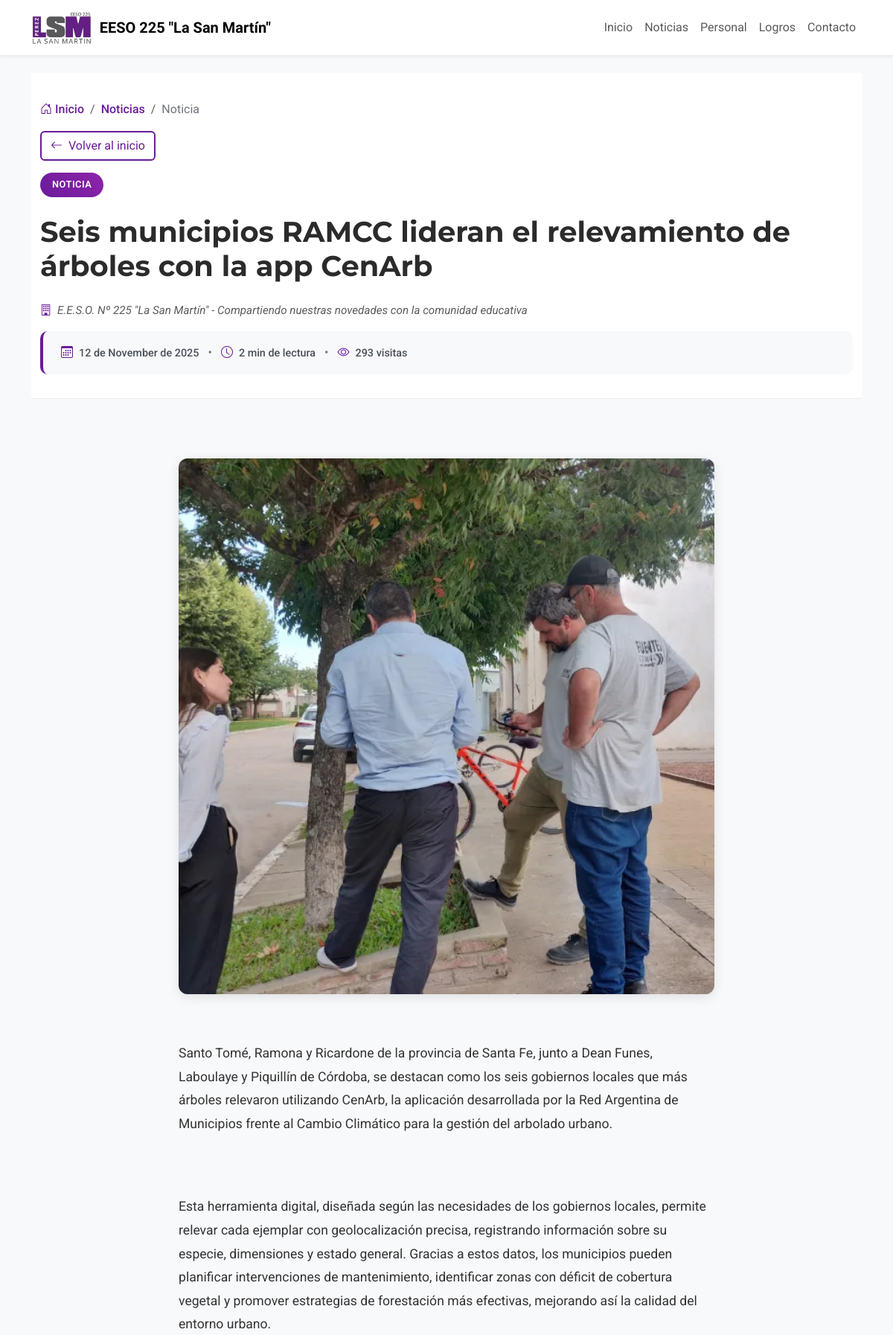
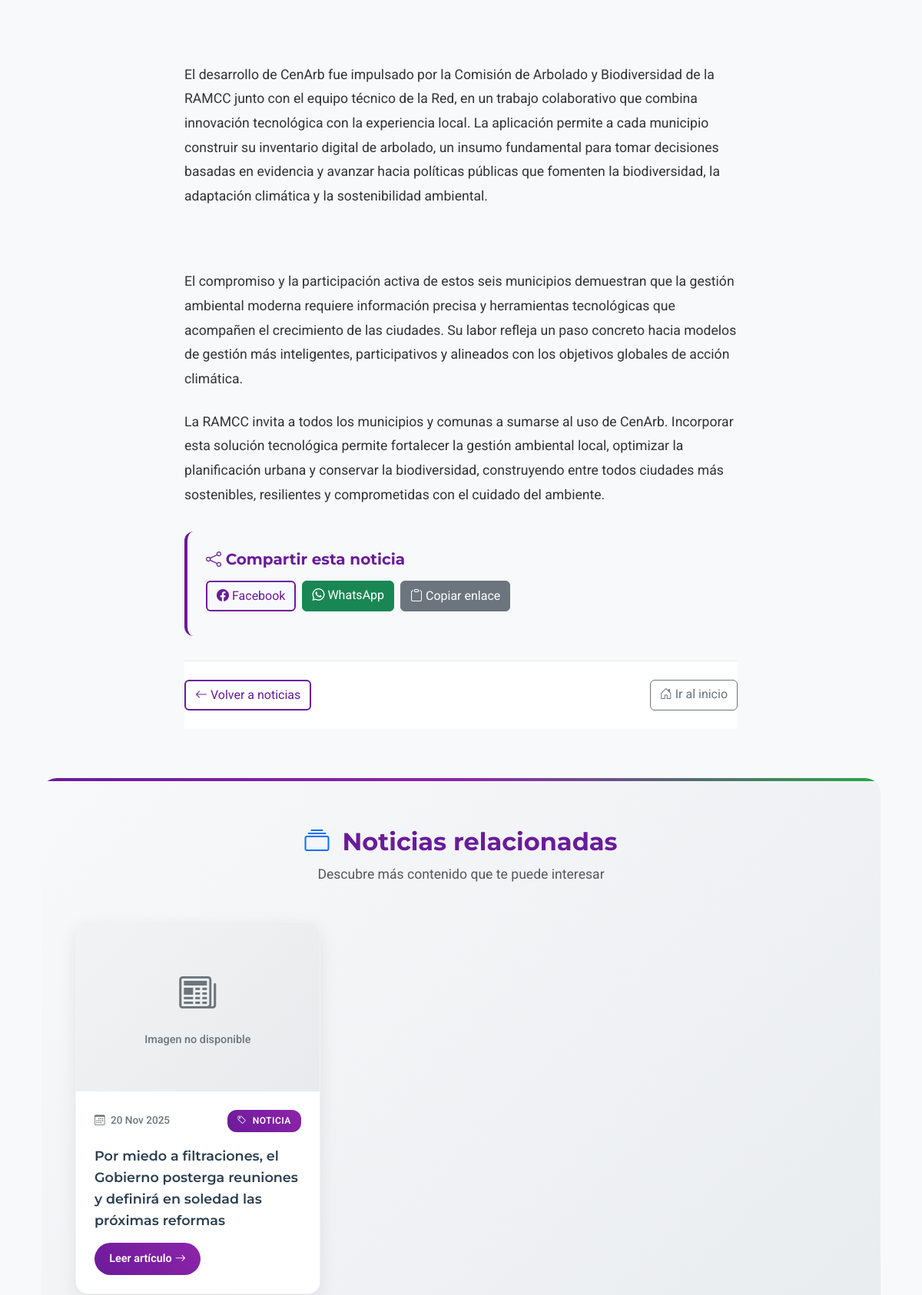
Screenshot of /noticia.php?id=66 (upper part) with the database file from the repository (2 pictures, top to bottom).
### tables this page shows
CREATE TABLE `posts` (
  `id` int(11) NOT NULL,
  `titulo` varchar(255) NOT NULL,
  `contenido` text DEFAULT NULL,
  `imagen` varchar(255) DEFAULT NULL,
  `categoria` enum('noticia','evento','curso') NOT NULL,
  `visible` tinyint(1) DEFAULT 1,
  `orden` int(11) DEFAULT 0,
  `fecha_publicacion` date DEFAULT NULL,
  `created_at` timestamp NOT NULL DEFAULT current_timestamp(),
  `visitas` int(11) DEFAULT 0
);

### noticia.php (the view, shortened to what this page needs)
<?php
$id = isset($_GET['id']) ? (int)$_GET['id'] : 0;
$pdo = conectarDB();
$stmt = $pdo->prepare("SELECT * FROM posts WHERE id = ? AND visible = 1");
$stmt->execute([$id]);
$post = $stmt->fetch();
require_once __DIR__ . '/header.php';
function tiempoLectura($contenido) {
    $palabras = str_word_count(strip_tags($contenido));
    $minutos = ceil($palabras / 200);
    return $minutos;
}
function noticiasRelacionadas($pdo, $categoriaActual, $idActual) {
    $stmt = $pdo->prepare("SELECT id, titulo, imagen, fecha_publicacion FROM posts WHERE categoria = ? AND id != ? AND visible = 1 ORDER BY fecha_publicacion DESC LIMIT 3");
    $stmt->execute([$categoriaActual, $idActual]);
    return $stmt->fetchAll();
}
$tiempoLectura = tiempoLectura($post['contenido']);
$relacionadas = noticiasRelacionadas($pdo, $post['categoria'], $post['id']);
?>
<section class="noticia-header">
    <div class="container">
        <div class="row">
            <div class="col-12">
                <nav aria-label="breadcrumb">
                    <ol class="breadcrumb">
                        <li class="breadcrumb-item">
                            <a href="index.php">
                                <i class="bi bi-house-door"></i> Inicio
                            </a>
                        </li>
                        <li class="breadcrumb-item">
                            <a href="noticias.php">Noticias</a>
                        </li>
                        <li class="breadcrumb-item active" aria-current="page">
                            <?= ucfirst($post['categoria']) ?>
                        </li>
                    </ol>
                </nav>
                <div class="mb-3">
                    <a href="index.php" class="btn btn-outline-violeta">
                        <i class="bi bi-arrow-left me-2"></i>Volver al inicio
                    </a>
                </div>
                <span class="noticia-categoria"><?= ucfirst($post['categoria']) ?></span>
                <h1 class="noticia-titulo"><?= htmlspecialchars($post['titulo']) ?></h1>
                <div class="noticia-institucional mb-3">
                    <p class="text-muted" style="font-style: italic; font-size: 0.95rem;">
                        <i class="bi bi-building me-1" style="color: var(--color-violeta);"></i>
                        E.E.S.O. Nº 225 "La San Martín" - Compartiendo nuestras novedades con la comunidad educativa
                    </p>
                </div>
                <div class="noticia-meta">
                    <div class="row">
                        <div class="col-12">
                            <div class="d-flex flex-wrap align-items-center">
                                <div class="noticia-meta-item">
                                    <i class="bi bi-calendar3"></i>
                                    <span><?= htmlspecialchars(date('d \d\e F \d\e Y', strtotime($post['fecha_publicacion'] ?? $post['created_at'] ?? date('Y-m-d')))) ?></span>
                                </div>
                                <span class="separador-meta">•</span>
                                <div class="noticia-meta-item">
                                    <i class="bi bi-clock"></i>
                                    <span><?= $tiempoLectura ?> min de lectura</span>
                                </div>
                                <span class="separador-meta">•</span>
                                <div class="noticia-meta-item">
                                    <i class="bi bi-eye"></i>
                                    <span><?= $post['visitas'] + 1 ?> visitas</span>
                                </div>
                            </div>
                        </div>
                    </div>
                </div>
            </div>
        </div>
    </div>
</section>
<main class="container my-5">
    <div class="row justify-content-center">
        <div class="col-lg-8">
            <article>
                <?php if (!empty($post['imagen'])): ?>
                    <img src="<?= htmlspecialchars($post['imagen']) ?>"
                         alt="<?= htmlspecialchars($post['titulo']) ?>"
                         class="img-fluid noticia-imagen-principal w-100">
                <?php endif; ?>
                <div class="noticia-contenido">
                    <?= $post['contenido'] ?>
                </div>
                <div class="botones-accion">
                    <h5 class="mb-3"><i class="bi bi-share"></i> Compartir esta noticia</h5>
                    <div class="d-flex flex-wrap">
                        <a href="https://www.facebook.com/sharer/sharer.php?u=<?= urlencode("http://$_SERVER[HTTP_HOST]$_SERVER[REQUEST_URI]") ?>"
                           target="_blank" class="btn btn-outline-violeta btn-compartir" rel="noopener">
                            <i class="bi bi-facebook"></i> Facebook
                        </a>
                        <a href="https://wa.me/?text=<?= urlencode($post['titulo'] . " - http://$_SERVER[HTTP_HOST]$_SERVER[REQUEST_URI]") ?>"
                           target="_blank" class="btn btn-success btn-compartir" rel="noopener">
                            <i class="bi bi-whatsapp"></i> WhatsApp
                        </a>
                        <button class="btn btn-secondary btn-compartir" onclick="copiarURL()">
                            <i class="bi bi-clipboard"></i> Copiar enlace
                        </button>
                    </div>
                </div>
                <div class="botones-navegacion">
                    <div class="d-flex justify-content-between">
                        <a href="noticias.php" class="btn btn-outline-violeta">
                            <i class="bi bi-arrow-left"></i> Volver a noticias
                        </a>
                        <a href="index.php" class="btn btn-outline-secondary">
                            <i class="bi bi-house-door"></i> Ir al inicio
                        </a>
                    </div>
                </div>
            </article>
        </div>
    </div>
    <?php if (!empty($relacionadas)): ?>
    <section class="noticias-relacionadas">
        <div class="container-fluid">
            <div class="row">
                <div class="col-12">
                    <div class="text-center mb-5">
                        <h3 class="section-title">
                            <i class="bi bi-collection text-primary me-2"></i>
                            Noticias relacionadas
                        </h3>
                        <p class="text-muted section-subtitle">Descubre más contenido que te puede interesar</p>
                    </div>
                </div>
            </div>
            <div class="row g-4">
                <?php foreach ($relacionadas as $index => $relacionada): ?>
                <div class="col-lg-4 col-md-6" data-aos="fade-up" data-aos-delay="<?= $index * 100 ?>">
                    <article class="related-news-card h-100">
                        <a href="noticia.php?id=<?= $relacionada['id'] ?>" class="related-news-link">
                            <div class="related-card-header">
                                <?php if (!empty($relacionada['imagen'])): ?>
                                    <img src="<?= htmlspecialchars($relacionada['imagen']) ?>"
                                         class="related-card-img"
                                         alt="<?= htmlspecialchars($relacionada['titulo']) ?>"
                                         loading="lazy"
                                    >
                                    <div class="related-card-overlay">
                                        <i class="bi bi-arrow-right-circle"></i>
                                    </div>
                                <?php else: ?>
                                    <div class="related-card-placeholder">
                                        <div class="placeholder-content">
                                            <i class="bi bi-newspaper placeholder-icon"></i>
                                            <span class="placeholder-text">Imagen no disponible</span>
                                        </div>
                                    </div>
                                <?php endif; ?>
                            </div>
                        </a>
                        <div class="related-card-body">
                            <div class="related-card-meta">
                                <span class="related-date">
                                    <i class="bi bi-calendar3 me-1"></i>
                                    <?= date('d M Y', strtotime($relacionada['fecha_publicacion'])) ?>
                                </span>
                                <span class="related-category">
                                    <i class="bi bi-tag me-1"></i>
                                    Noticia
                                </span>
                            </div>
                            <h5 class="related-card-title">
                                <a href="noticia.php?id=<?= $relacionada['id'] ?>" class="related-link">
                                    <?= htmlspecialchars($relacionada['titulo']) ?>
                                </a>
                            </h5>
                            <div class="related-card-footer">
                                <a href="noticia.php?id=<?= $relacionada['id'] ?>" class="btn-read-more">
                                    Leer artículo
                                    <i class="bi bi-arrow-right ms-1"></i>
                                </a>
                            </div>
                        </div>
                    </article>
                </div>
                <?php endforeach; ?>
            </div>
        </div>
    </section>
    <?php endif; ?>
</main>
<link href="https://unpkg.com/aos@2.3.1/dist/aos.css" rel="stylesheet">
<?php require_once __DIR__ . '/footer.php'; ?>

### assets/css/admin-styles.css (style rules this page uses)
:root { --color-violeta: #6A1B9A; --color-gris: #616161; --color-blanco: #FFFFFF; --color-violeta-claro: #8E24AA; --color-gris-claro: #9E9E9E; --color-gris-muy-claro: #F5F5F5; --color-success: #28a745; --color-warning: #ffc107; --color-danger: #dc3545; --color-info: #17a2b8; }
body { font-family: 'Roboto', sans-serif; background-color: var(--color-gris-muy-claro); color: #333; line-height: 1.6; }
h1, h2, h3, h4, h5, h6 { font-family: 'Montserrat', sans-serif; font-weight: 700; color: var(--color-violeta); }

### assets/css/style.css (style rules this page uses)
:root { --color-violeta: #6A1B9A; --color-gris: #616161; --color-blanco: #ffffff; --accent: #8E24AA; }
body { font-family: 'Roboto', sans-serif; background: #f8f9fb; color: #222; }
main section { padding-top: clamp(2rem, 3.5vw, 3.5rem); padding-bottom: clamp(2rem, 3.5vw, 3.5rem); }
.btn-outline-violeta { color: var(--color-violeta); border: 2px solid var(--color-violeta); background: transparent; }

### rows the page displays
posts: categoria "Noticia", categoria "NOTICIA", titulo "Seis municipios RAMCC lideran el relevamiento de árboles con la app CenArb", contenido "2", $post['visitas'] + 1 "293", imagen (picture), contenido "Santo Tomé, Ramona y Ricardone de la provincia de Santa Fe, junto a Dean Funes, Laboulaye y Piquillín de Córdoba, se destacan como los seis gobiernos locales que más árboles relevaron utilizando CenArb, la aplicación desarrollada por la Red Argentina de Municipios frente al Cambio Climático para la gestión del arbolado urbano. Esta herramienta digital, diseñada según las necesidades de los gobiernos locales, permite relevar cada ejemplar con geolocalización precisa, registrando información sobre su especie, dimensiones y estado general. Gracias a estos datos, los municipios pueden planificar intervenciones de mantenimiento, identificar zonas con déficit de cobertura vegetal y promover…"
posts: imagen "Imagen no disponible", fecha_publicacion "20 Nov 2025", titulo "Por miedo a filtraciones, el Gobierno posterga reuniones y definirá en soledad las próximas reformas"

### other values shown
ESCUELA_NOMBRE_CORTO "EESO 225 \"La San Martín\""
